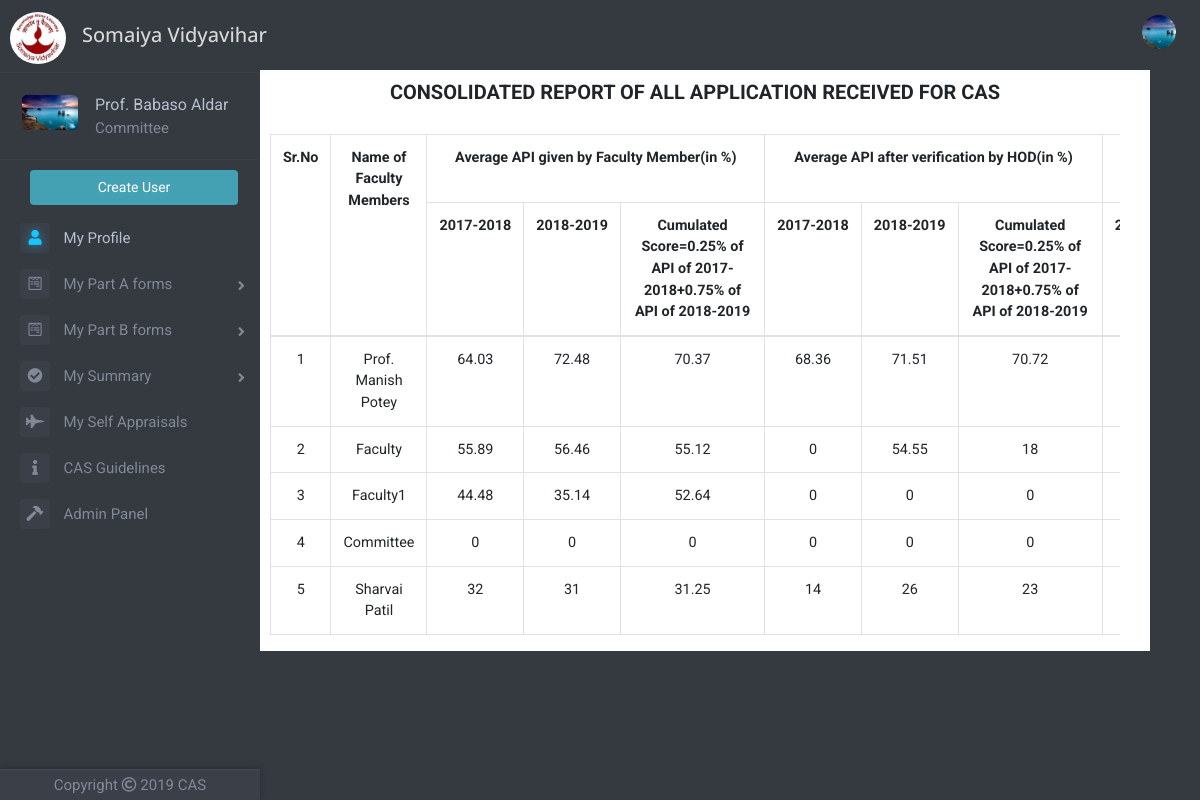
Page /finalsummary.php (signed in) on the committed database.
### tables this page shows
CREATE TABLE `faculty_table` (
  `id` int(11) NOT NULL,
  `faculty_name` varchar(100) NOT NULL,
  `email` varchar(50) NOT NULL,
  `password` varchar(256) NOT NULL,
  `date_of_joining` date NOT NULL,
  `department` varchar(50) NOT NULL,
  `profilePicLocation` varchar(100) NOT NULL DEFAULT 'defaults/default_userprofile_pic.png',
  `faculty` int(11) NOT NULL,
  `hod` int(11) NOT NULL,
  `committee` int(11) NOT NULL,
  `principal` int(11) NOT NULL,
  `admin` int(11) NOT NULL
);

CREATE TABLE `summary_table` (
  `id` int(11) NOT NULL,
  `year` int(11) NOT NULL,
  `facultyId` int(11) NOT NULL,
  `selfA` float NOT NULL,
  `selfB` float NOT NULL,
  `self_avgpi` float NOT NULL,
  `hodA` float NOT NULL,
  `hodB` float NOT NULL,
  `hod_avgpi` float NOT NULL,
  `committeeA` float NOT NULL,
  `committeeB` float NOT NULL,
  `committee_avgpi` float NOT NULL,
  `hodremarksA` varchar(200) NOT NULL,
  `hodremarksBcat1` varchar(200) NOT NULL,
  `hodremarksBcat2` varchar(200) NOT NULL,
  `hodremarksBcat3` varchar(200) NOT NULL,
  `hodremarksBcat4` varchar(200) NOT NULL,
  `hodremarksavgpi` varchar(200) NOT NULL,
  `hodremarkscum` varchar(200) NOT NULL,
  `committeeremarksA` varchar(200) NOT NULL,
  `committeeremarksBcat1` varchar(200) NOT NULL,
  `committeeremarksBcat2` varchar(200) NOT NULL,
  `committeeremarksBcat3` varchar(200) NOT NULL,
  `committeeremarksBcat4` varchar(200) NOT NULL,
  `committeeremarksavgpi` varchar(200) NOT NULL,
  `committeeremarkscum` varchar(200) NOT NULL,
  `final_recomm` varchar(200) NOT NULL
);

### finalsummary.php (the view, shortened to what this page needs)
<?php
include 'dbh.php';
$viewerId=mysqli_real_escape_string($conn,$_SESSION['id']);
$sqlx="SELECT profilePicLocation, hod, committee FROM faculty_table WHERE id='$viewerId'";
$resultx=mysqli_query($conn,$sqlx);
$rowx=mysqli_fetch_assoc($resultx);
$profilePicLocation=$rowx['profilePicLocation'];
include 'top.php';
include 'left-nav.php';
?>
<div class="container">
    <div class="row justify-content-center">
    	<div class="col offset-md-2 parta" id="summary-container">
	    	<header>
	    		<h2 class="heading"><b>CONSOLIDATED REPORT OF ALL APPLICATION RECEIVED FOR CAS</b></h2><br>
	    	</header>
    	<div class="container">
			<div class="row clearfix">
				<div class="col-md-12 column">
					<div class="admin-table">
					<table class="table table-bordered table-hover" id="tab-summary">
						<tr>
							<th class="text-center" rowspan="2">Sr.No</th>
							<th class="text-center" rowspan="2">Name of Faculty Members</th>
							<th class="text-center" colspan="3">Average API given by Faculty Member(in %)</th>
							<th class="text-center" colspan="3">Average API after verification by HOD(in %)</th>
							<th class="text-center" colspan="3">Final Score by Screening Cum Evaluation/Selection Committee</th>
						</tr>
						<tr>
							<th><?php echo $previousyear-1; ?>-<?php echo $previousyear; ?></th>
							<th><?php echo $previousyear; ?>-<?php echo $currentyear; ?></th>
							<th>Cumulated Score=0.25% of API of <?php echo $previousyear-1; ?>-<?php echo $previousyear; ?>+0.75% of API of <?php echo $previousyear; ?>-<?php echo $currentyear; ?></th>
							<th><?php echo $previousyear-1; ?>-<?php echo $previousyear; ?></th>
							<th><?php echo $previousyear; ?>-<?php echo $currentyear; ?></th>
							<th>Cumulated Score=0.25% of API of <?php echo $previousyear-1; ?>-<?php echo $previousyear; ?>+0.75% of API of <?php echo $previousyear; ?>-<?php echo $currentyear; ?></th>
							<th><?php echo $previousyear-1; ?>-<?php echo $previousyear; ?></th>
						</tr>
						<tbody>
							<?php
							$sql="SELECT facultyId, selfA, selfB, self_avgpi, hodA, hodB, hod_avgpi, committeeA, committeeB, committee_avgpi, final_recomm FROM summary_table WHERE year='$currentyear'";
							$result=mysqli_query($conn, $sql);
							if(mysqli_num_rows($result)>0)
							{
								$counter=1;
								while($row=mysqli_fetch_assoc($result))
								{
									$facultyId=mysqli_real_escape_string($conn, $row['facultyId']);
									$sqln="SELECT faculty_name FROM faculty_table WHERE id='$facultyId'";
									$resultn=mysqli_query($conn, $sqln);
									$rown=mysqli_fetch_assoc($resultn);
									$faculty_name=$rown['faculty_name'];
									?>
									<tr>
										<td><?php echo $counter; ?></td>
										<td><?php echo $faculty_name; ?></td>
										<td><?php echo $row['selfA']; ?></td>
										<td><?php echo $row['selfB']; ?></td>
										<td><?php echo $row['self_avgpi']; ?></td>
										<td><?php echo $row['hodA']; ?></td>
										<td><?php echo $row['hodB']; ?></td>
										<td><?php echo $row['hod_avgpi']; ?></td>
										<td><?php echo $row['committeeA']; ?></td>
									</tr>
									<?php
									$counter+=1;
								}
							}
							else
							{
								?>
								<td colspan="12"><p class="text-center">No results</p></td>
								<?php
							}
							?>
						</tbody>
					</table>
					</div>
				</div>
			</div>
		</div>
	    </div>
	</div>
</div>

### top.php (shortened to what this page needs)
<!DOCTYPE html>
<html>
<head>
	<link rel="stylesheet" href="https://maxcdn.bootstrapcdn.com/bootstrap/4.1.3/css/bootstrap.min.css">
	<link href="https://stackpath.bootstrapcdn.com/font-awesome/4.7.0/css/font-awesome.min.css" rel="stylesheet">
	<link href="//netdna.bootstrapcdn.com/font-awesome/4.1.0/css/font-awesome.min.css" rel="stylesheet">
	<link rel="stylesheet" type="text/css" href="Frontend/global.css">
	<link rel="stylesheet" href="https://cdnjs.cloudflare.com/ajax/libs/animate.css/3.7.0/animate.min.css">
	<link rel="stylesheet" href="https://use.fontawesome.com/releases/v5.6.3/css/all.css">
</head>
<body>
		<nav class="navbar navbar-expand-lg sticky-top navbar-dark bg-dark" style="height: 50px">
	  	<a class="navbar-brand" href="index.php"><img src="img\logo1.jpg" style="width: 56px;height: 52px;margin-left: -6px;border-radius: 50%;margin-top: 26px"></a>
	  	<h3 class="text-left index-h1" style="font-size: 20px;margin-top: 27px">Somaiya Vidyavihar</h3>
	  	<div class="collapse navbar-collapse" id="navbarSupportedContent">
		    <ul class="navbar-nav ml-auto">
		      	<?php
		      	if(!isset($_SESSION['id']))
		      	{
			      	?>
			      	<li class="nav-item">
			        	<a class="nav-link" href="index.php">Sign Up | Sign In</a>
			      	</li>
			      	<?php
			    }
			    else
			    {
			    	?>
			      	<li class="nav-item dropdown">
				        <img class="nav-link dropdown-toggle" src="<?php echo $profilePicLocation; ?>" width="50px" height="50px" style="overflow: hidden;border-radius: 50%;display:block;margin:0 auto;object-fit: cover;cursor: pointer;margin-top: 13px" id="navbarDropdown" role="button" data-toggle="dropdown" aria-haspopup="true" aria-expanded="false">
			      	</li>
			      	<?php
		      	}
		      	?>
		    </ul>
	  	</div>
	</nav>

### left-nav.php (shortened to what this page needs)
<?php
$uid=mysqli_real_escape_string($conn,$_SESSION['id']);
$sqlp="SELECT profilePicLocation, faculty_name, admin, hod, committee FROM faculty_table WHERE id='$uid'";
$resultp=mysqli_query($conn,$sqlp);
$rowp=mysqli_fetch_assoc($resultp);
$profilePicLocation=$rowp['profilePicLocation'];
$faculty_name=$rowp['faculty_name'];
$committee=$rowp['committee'];
$admin=$rowp['admin'];
?>
<div class="page-wrapper chiller-theme toggled">
	<nav id="sidebar" class="sidebar-wrapper sm-hidden">
		<div class="sidebar-content">
			<div class="sidebar-brand">
				<div id="close-sidebar">
				</div>
			</div><br>
			<div class="sidebar-header">
				<div class="user-pic">
					<img class="img-responsive img-rounded" src="<?php echo $profilePicLocation; ?>"
						alt="User picture">
				</div>
				<div class="user-info">
					<span class="user-name" style="font-size: 16px">
						<?php echo $faculty_name; ?>
					</span>
				 		<?php
				 	if($committee==1)
					{
						?>
						<span class="user-role" style="font-size: 15px">Committee</span>
				 		<?php
				 	}
				 	?>
				</div>
			</div>
			<?php
			$currentyear=date("Y");
			$previousyear=$currentyear-1;
			?>
			<div class="sidebar-menu">
				<ul>
					<?php
					if($admin==1)
					{
						?>
							<a href="createuser.php"><input type="submit" name="submit" value="Create User" class="btn create-user-admin" /></a>
						<?php
					}
					?>
					<li class="sidebar-dropdown active">
						<a href="userprofile.php">
							<i class="fas fa-user" style="font-size: 15px"></i>
							<span style="font-size: 15px">My Profile</span>
						</a>
					</li>
					<li class="sidebar-dropdown dropdown-arrow">
						<a>
							<i class="fab fa-wpforms" style="font-size: 15px"></i>
							<span style="font-size: 15px;cursor:pointer">My Part A forms</span>
						</a>
					</li>
					<li class="sidebar-dropdown dropdown-arrow">
						<a>
							<i class="fab fa-wpforms" style="font-size: 15px"></i>
							<span style="font-size: 15px;cursor:pointer">My Part B forms</span>
						</a>
					</li>
					<li class="sidebar-dropdown dropdown-arrow">
						<a>
							<i class="fa fa-check-circle" aria-hidden="true" style="font-size: 15px"></i>
							<span style="font-size: 15px;cursor:pointer">My Summary</span>
						</a>
					</li>
					<li class="sidebar-dropdown">
						<a href="self-appraisals.php?id=<?php echo $_SESSION['id']; ?>">
							<i class="fas fa-fighter-jet" style="font-size: 15px"></i>
							<span style="font-size: 15px">My Self Appraisals</span>
						</a>
					</li>
					<li class="sidebar-dropdown">
						<a href="guidelines.php">
							<i class="fas fa-info" style="font-size: 15px"></i>
							<span style="font-size: 15px">CAS Guidelines</span>
						</a>
					</li>
					<?php
					if($admin==1)
					{
						?>
						<li class="sidebar-dropdown">
							<a href="adminpanel.php">
								<i class="fas fa-hammer" style="font-size: 15px"></i>
								<span style="font-size: 15px">Admin Panel</span>
							</a>
						</li>
						<?php
					}
					?>
				</ul>
			</div>
		</div>
		<div class="sidebar-footer">
			<a>
				<p style="font-size: 15px">Copyright  <i class="far fa-copyright"></i>  <?php echo $currentyear; ?>  CAS</p>
			</a>
		</div>
	</nav>

### rows in the picture
faculty_table: profilePicLocation (picture), faculty_name "Prof. Babaso Aldar"
summary_table: faculty_table.faculty_name "Prof. Manish Potey", selfA "64.03", selfB "72.48", self_avgpi "70.37", hodA "68.36", hodB "71.51", hod_avgpi "70.72"
summary_table: faculty_table.faculty_name "Faculty", selfA "55.89", selfB "56.46", self_avgpi "55.12", hodA "0", hodB "54.55", hod_avgpi "18"
summary_table: faculty_table.faculty_name "Faculty1", selfA "44.48", selfB "35.14", self_avgpi "52.64", hodA "0", hodB "0", hod_avgpi "0"
summary_table: faculty_table.faculty_name "Committee", selfA "0", selfB "0", self_avgpi "0", hodA "0", hodB "0", hod_avgpi "0"
summary_table: faculty_table.faculty_name "Sharvai Patil", selfA "32", selfB "31", self_avgpi "31.25", hodA "14", hodB "26", hod_avgpi "23"
